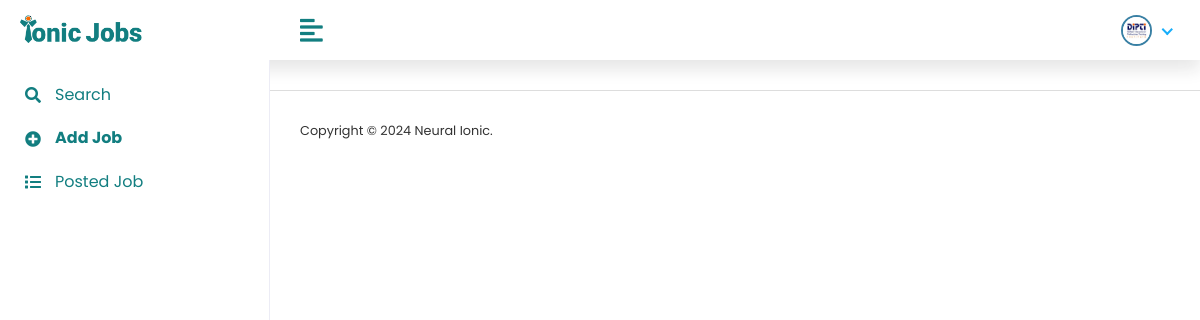
The page /postedjob/ (signed in) on the database as committed earlier.
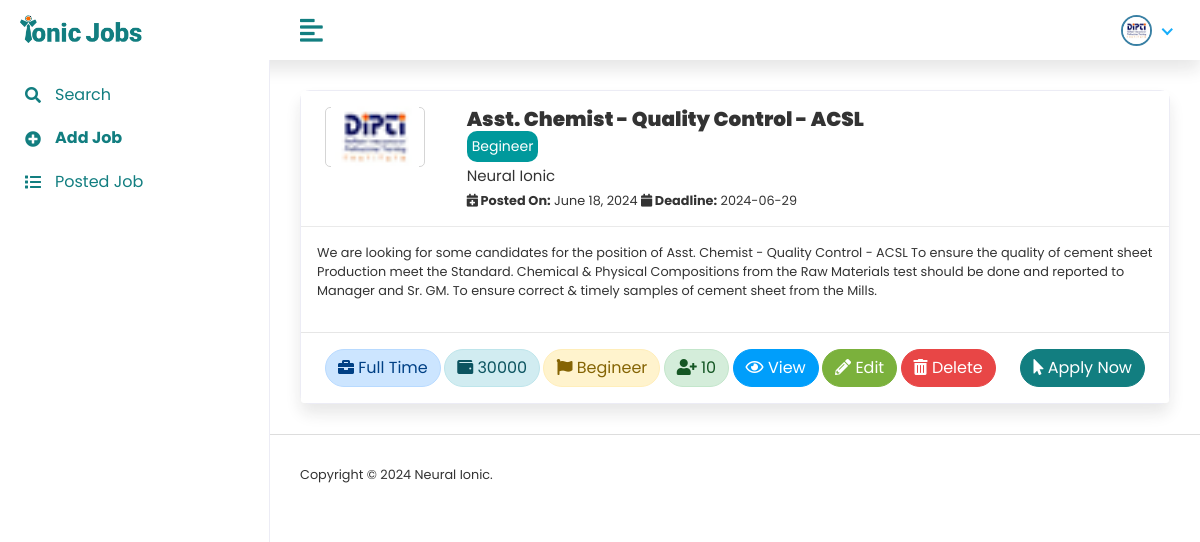
The same page on the database as committed later.
### JobPortalApp/models.py (models this page shows, shortened)
class IonicJobUserModel(AbstractUser):
    USERTYPE = [
        ('Employer','Employer'),
        ('Seeker','Seeker'),
    ]
    UserType = models.CharField(choices=USERTYPE,max_length=50, null=True)
    class Meta:
        db_table = 'IonicJob_User_Table'

class EmployerModel(models.Model):
    CompanyName = models.CharField(max_length=100, null=True)
    CompanyAddress = models.CharField(max_length=100, null=True)
    CompanyDescription = models.TextField(null=True)
    Mobile = models.CharField(max_length=100, null=True)
    CompanyLogo = models.ImageField(upload_to='media/companylogo',null=True)
    IonicUser = models.OneToOneField(IonicJobUserModel, on_delete=models.CASCADE, related_name='employeermodel',null=True)
    class Meta:
        db_table = 'Employer_Table'

class JobInfoModel(models.Model):
    JobTitle = models.CharField(max_length=100, null=True)
    JobDescription = models.TextField(null=True)
    Qualification = models.CharField(max_length=100, null=True)
    Salary = models.CharField(max_length=100, null=True)
    Deadline = models.CharField(max_length=100, null=True)
    Designation = models.CharField(max_length=100, null=True)
    Experience = models.CharField(max_length=100, null=True)
    TotalVacancy = models.CharField(max_length=100, null=True)
    JOBTYPE = [
        ('Full Time','Full Time'),
        ('Part Time','Part Time'),
        ('Contractual','Contractual'),
        ('Internship','Internship'),
        ('Freelance','Freelance'),
    ]
    JobType = models.CharField(choices=JOBTYPE, max_length=100, null=True)
    EXPERIENCELEVEL = [
        ('Begineer','Begineer'),
        ('Mid Level','Mid Level'),
        ('Experienced','Experienced'),
        ('TopLevel','TopLevel'),
    ]
    ExperienceLevel = models.CharField(choices=EXPERIENCELEVEL, max_length=100, null=True)
    Created_at = models.DateField(auto_now_add=True,null=True)
    Updated_at = models.DateField(auto_now=True,null=True)
    PostedBy = models.ForeignKey(IonicJobUserModel, on_delete =models.CASCADE, null=True)
    class Meta:
        ordering = ['Created_at']
        verbose_name = "Job Info"
        db_table = 'JobInfo_Table'

### JobPortalApp/companyviews.py (the view)
# urls.py: path('postedjob/', postedjob,name="postedjob"),
def postedjob(request):
    current_user = request.user
    jobdata = JobInfoModel.objects.filter(PostedBy=current_user)
    context ={
        'jobdata':jobdata
    }
    return render(request,'company/postedjob.html',context)

### JobPortalApp/templates/company/postedjob.html
{% extends 'profilemaster/master.html' %}
{% block content %}
{% load static %}
<div class="content container-fluid">
    <div class="row">
        {% for i in jobdata %}
        <div class="col-sm-12 job-card">
            <div class="card card-table">
                <div class="card-header">
                    <div class="row">
                        <div class="col-lg-2 col-6">
                            <div class="logo">
                                <img src="/{{user.employeermodel.CompanyLogo}}" alt="">
                            </div>
                        </div>
                        <div class="col-lg-10 col-6 job-title">
                            <h3>{{i.JobTitle}}</h3>
                            <button>{{i.ExperienceLevel}}</button>
                            <p>{{i.PostedBy.employeermodel.CompanyName}}</p>
                            <span><i class="fas fa-calendar-plus"></i><strong> Posted On:</strong> {{i.Created_at}}</span>
                            <span><i class="fas fa-calendar"></i><strong> Deadline:</strong> {{i.Deadline}}</span>
                        </div>
                    </div>
                </div>
                <div class="card-body">
                    <p>{{i.JobDescription}}</p>
                </div>
                <div class="card-footer d-flex justify-content-between">
                    <div>
                        <a href="" class="btn btn-rounded alert-primary"><i class="fas fa-briefcase"></i> {{i.JobType}}</a>
                        <a href="" class="btn btn-rounded alert-info"><i class="fas fa-wallet"></i> {{i.Salary}}</a>
                        <a href="" class="btn btn-rounded alert-warning"><i class="fas fa-flag"></i> {{i.ExperienceLevel}}</a>
                        <a href="" class="btn btn-rounded alert-success"><i class="fas fa-user-plus"></i> {{i.TotalVacancy}}</a>
                        <a href="" class="btn btn-rounded btn-info"><i class="far fa-eye"></i> View</a>
                        <a href="" class="btn btn-rounded btn-success"><i class="fas fa-pencil-alt"></i> Edit</a>
                        <a href="" class="btn btn-rounded btn-danger"><i class="fas fa-trash-alt"></i> Delete</a>
                    </div>
                    <div>
                        <a href="" class="btn btn-rounded btn-primary"><i class="fas fa-mouse-pointer"></i> Apply Now</a>
                    </div>
                </div>
            </div>
        </div>
        {% endfor %}
    </div>
</div>
{% endblock content %}

### JobPortalApp/templates/profilemaster/master.html (shortened to what this page needs)
{% load static %}
<!DOCTYPE html>
<html lang="en">
<head>
    <link rel="stylesheet" href="{% static 'profileassets/plugins/bootstrap/css/bootstrap.min.css' %}">
    <link rel="stylesheet" href="{% static 'profileassets/plugins/fontawesome/css/fontawesome.min.css' %}">
    <link rel="stylesheet" href="{% static 'profileassets/plugins/fontawesome/css/all.min.css' %}">
    <link rel="stylesheet" href="{% static 'profileassets/plugins/simple-calendar/simple-calendar.css' %}">
    <link rel="stylesheet" href="{% static 'profileassets/css/style.css' %}">
    <link rel="stylesheet" href="{% static 'profileassets/plugins/datatables/datatables.min.css' %}">
</head>
<body>
    <div class="main-wrapper">
        {% include 'profilemaster/header.html' %}
        {% include 'profilemaster/sidebar.html' %}
        <div class="page-wrapper">
            {% block content %}
            {% endblock content %}
            {% include 'profilemaster/footer.html' %}
        </div>
    </div>
</body>
</html>

### JobPortalApp/templates/profilemaster/header.html (shortened to what this page needs)
{% load static %}
<div class="header">
    <div class="header-left">
        <a href="{% url 'homePage' %}" class="logo">
            <img src="{% static 'assets/img/logo/headerlogo.png' %}" alt="">
        </a>
    </div>
    <a href="javascript:void(0);" id="toggle_btn">
        <i class="fas fa-align-left"></i>
    </a>
    <ul class="nav user-menu">
        <li class="nav-item dropdown has-arrow">
            {% if user.UserType == 'Employer' %}
            <a href="#" class="dropdown-toggle nav-link" data-toggle="dropdown">
                <span class="user-img"><img class="rounded-circle" src="/{{user.employeermodel.CompanyLogo}}"
                    style="border: 2px solid rgb(13, 100, 144, 0.818); object-fit:cover;" width="31" height="31"
                    alt="img"></span>
            </a>
            {% else %}
            <a href="#" class="dropdown-toggle nav-link" data-toggle="dropdown">
                <span class="user-img"><img class="rounded-circle" src="/{{user.Seeker.ProfileImg}}"
                        style="border: 2px solid rgb(13, 100, 144, 0.818); object-fit:cover;" width="31" height="31"
                        alt="img"></span>
            </a>
            {% endif %}
        </li>
    </ul>
</div>

### JobPortalApp/templates/profilemaster/sidebar.html
{% load static %}
<div class="sidebar" id="sidebar">
    <div class="sidebar-inner slimscroll">
        <div id="sidebar-menu" class="sidebar-menu">
            <ul>
                <li><a href=""><i class="fas fa-search"></i><span>Search</span> </a></li>
                <li><a href="{% url 'addjob' %}"><strong><i class="fas fa-plus-circle"></i><span>Add Job</span> </strong></a></li>
                <li><a href="{% url 'postedjob' %}"><i class="fas fa-list"></i><span>Posted Job</span></a></li>
        </div>
    </div>
</div>

### JobPortalApp/templates/profilemaster/footer.html
<footer>
    <p>Copyright © 2024 Neural Ionic.</p>
</footer>

Rows that differ between the two databases and show on the page:
added JobInfoModel: employeermodel.CompanyLogo (picture), JobTitle "Asst. Chemist - Quality Control - ACSL", ExperienceLevel "Begineer", PostedBy.employeermodel.CompanyName "Neural Ionic", Created_at "June 18, 2024", Deadline "2024-06-29", JobDescription "We are looking for some candidates for the position of Asst. Chemist - Quality Control - ACSL To ensure the quality of cement sheet Production meet the Standard. Chemical & Physical Compositions from the Raw Materials test should be done and reported to Manager and Sr. GM. To ensure correct & timely samples of cement sheet from the Mills.", JobType "Full Time", Salary "30000", TotalVacancy "10"
